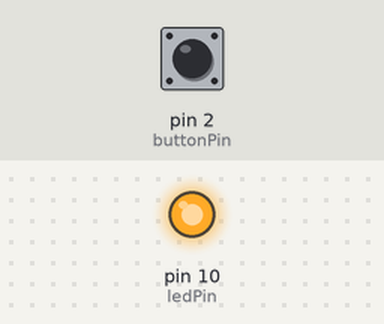
This sketch was run on a simulated Arduino Uno, built with avr-gcc and run on an emulated ATmega328P. Parts: output pins drawn as LEDs (lit = HIGH). The test bench sets the inputs (shaded band); at power-on: pin 2 (buttonPin) LOW.

Above: at 1.2 s.
1.3 s: pin 2 (buttonPin) pulled HIGH for 0.15 s
At 1.37 s:
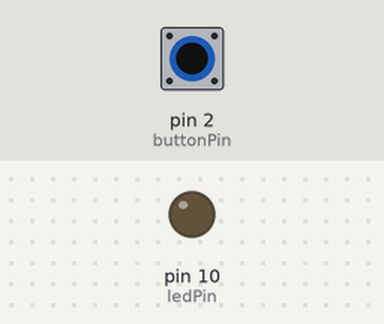
2.9 s: pin 2 (buttonPin) pulled HIGH for 3.2 s
At 7.4 s:
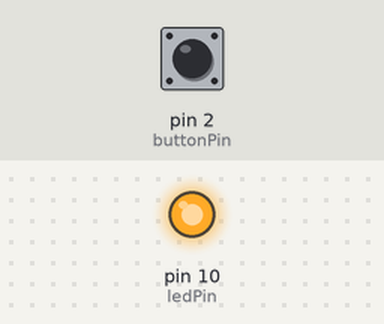
Timing chart, 0 to 8.9 s (numbered marks = the images above; inputs shaded):
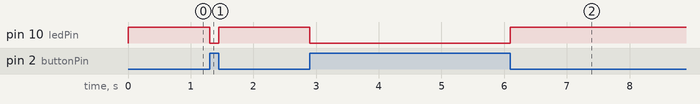

Measured:
- after the input at 1.3 s, pin 10 (ledPin): HIGH → LOW at once, → HIGH 0.15 s later
- after the input at 2.9 s, pin 10 (ledPin): HIGH → LOW at once, → HIGH 3.2 s later

The sketch:

contionous_press_button.ino
```cpp
const int buttonPin = 2;
const int ledPin = 10;
int buttonState = 0;
void setup() {
  // put your setup code here, to run once:
  pinMode(ledPin, OUTPUT);
  pinMode(buttonPin, INPUT);
}
void loop() {
  // put your main code here, to run repeatedly:
  buttonState = digitalRead(buttonPin);

  if(buttonState == HIGH){
    digitalWrite(ledPin, LOW);
    }else{
    digitalWrite(ledPin, HIGH);
    }
}
```
